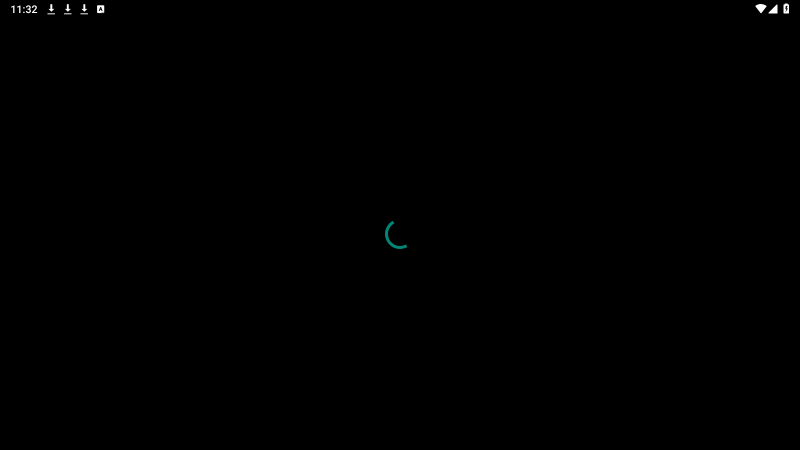
#> input picture gameplay.png, 1600 x 900 px (shown at 1/2 size)
$ python -i safe_line_ranger_ai.py   (imports and definitions only)
#> lines starting #> are read from the running program, lines starting #| are printed output that depends on the picture; after the words box and inside, x2 and y2 are one past the last pixel; in counts of white or black regions, pixels touching at a corner belong together
#> further down, picture is the input picture: shape (900, 1600, 3); mean B, G, R 0.3, 0.3, 0.2
#!/usr/bin/env python3
"""
Safe Line Ranger AI Automation
1. Use proven launcher to get into game safely
2. Then use OpenCV + AI for gameplay (no ADB debugging)
"""
import cv2
import numpy as np
import subprocess
import time
import os
import json
import base64
from datetime import datetime

def print_step(step, message):
    print(f"[{step}] {message}")

# [79 lines left out: functions run_cmd, launch_line_ranger, not called in this run]

class SafeGameplayAI:
    """AI + OpenCV for gameplay - NO ADB debugging to stay safe"""

    def __init__(self):
        self.adb_path = "C:\\LDPlayer\\LDPlayer9\\adb.exe"
        self.device = "emulator-5554"
        self.screenshot_path = "gameplay.png"

    # [22 lines left out: function safe_screenshot, not called in this run]

    def analyze_gameplay_screen(self, img):
        """Analyze screen for gameplay elements"""
        analysis = {
            "timestamp": datetime.now().strftime("%H:%M:%S"),
            "resolution": f"{img.shape[1]}x{img.shape[0]}",
            "buttons": [],
            "colors": []
        }

        # Convert to different formats
        gray = cv2.cvtColor(img, cv2.COLOR_BGR2GRAY)
        hsv = cv2.cvtColor(img, cv2.COLOR_BGR2HSV)
#> hsv: shape (900, 1600, 3); mean H, S, V 0, 0.1, 0.3

        # Find clickable elements (buttons)
        edges = cv2.Canny(gray, 30, 100)
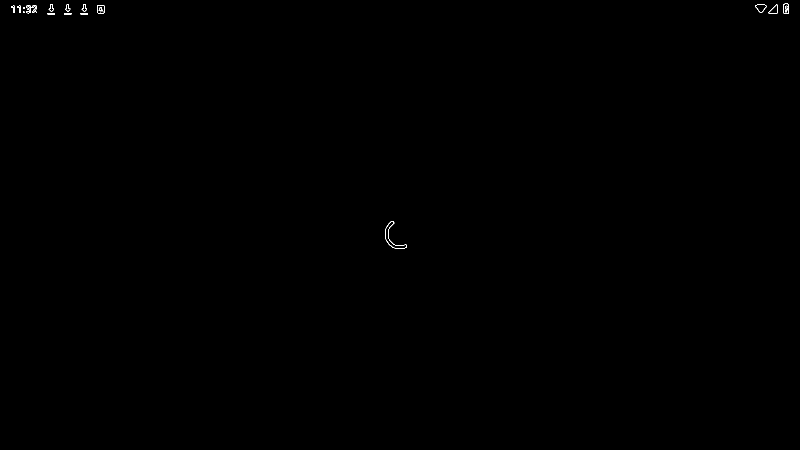
#> edges: shape (900, 1600) (shown at 1/2 size); 0.07% white in thin lines or dots, all inside (x1, y1, x2, y2) = (22, 6, 1578, 498)
        contours, _ = cv2.findContours(edges, cv2.RETR_EXTERNAL, cv2.CHAIN_APPROX_SIMPLE)
#> contours = 17 contours, 6 with area under 20; largest, box (x1, y1, x2, y2) and area: (770, 442, 814, 498) 531, (1511, 8, 1533, 26) 242, (194, 10, 209, 27) 222, (1567, 6, 1578, 28) 191, (1537, 9, 1555, 27) 176

        for contour in contours:
            area = cv2.contourArea(contour)
            if 3000 < area < 100000:  # Game button size
                x, y, w, h = cv2.boundingRect(contour)
                if 0.2 < w/h < 5:  # Button-like shape
                    center_x, center_y = x + w//2, y + h//2
                    analysis["buttons"].append({
                        "pos": [center_x, center_y],
                        "size": [w, h],
                        "area": int(area)
                    })
#> this loop made 17 passes
#> area on passes 1, 7, 8, 9, 11, 12, 13, 17: 531, 36.5, 36.5, 221.5, 82.5, 176.5, 242.5, 191
#> (contour, area) on passes 2 to 4: ([[161, 26], [161, 28], [175, 28], [175, 26]], 28), ([[128, 26], [128, 28], [142, 28], [142, 26]], 28), ([[95, 26], [95, 28], [109, 28], [109, 26]], 28)

        # Sort buttons by size (largest first)
        analysis["buttons"].sort(key=lambda x: x["area"], reverse=True)
        analysis["buttons"] = analysis["buttons"][:8]  # Top 8 buttons

        # Detect important colors
        color_ranges = {
            "green": ([40, 50, 50], [80, 255, 255]),    # Start/Go buttons
            "blue": ([100, 50, 50], [130, 255, 255]),   # Info/Menu buttons
            "red": ([0, 50, 50], [20, 255, 255]),       # Attack/Battle buttons
            "yellow": ([20, 50, 50], [40, 255, 255]),   # Rewards/Gold
            "orange": ([10, 50, 50], [25, 255, 255])    # Special buttons
        }

        for color_name, (lower, upper) in color_ranges.items():
            mask = cv2.inRange(hsv, np.array(lower), np.array(upper))
            pixels = cv2.countNonZero(mask)
            if pixels > 8000:  # Significant presence
                analysis["colors"].append({
                    "color": color_name,
                    "pixels": int(pixels)
                })

        return analysis

    # [182 lines left out: functions create_ai_interface, safe_click, gameplay_automation_cycle, main, not called in this run]

# [2 lines not run here, left out]

>>> import cv2
>>> picture = cv2.imread('gameplay.png')
>>> result = SafeGameplayAI().analyze_gameplay_screen(picture)
#> result = {'timestamp': '08:31:49', 'resolution': '1600x900', 'buttons': [], 'colors': []}
